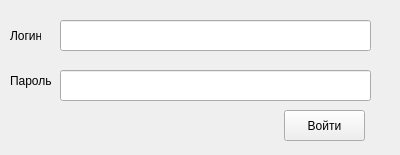
<?xml version="1.0" encoding="UTF-8"?>
<ui version="4.0">
 <class>Form</class>
 <widget class="QWidget" name="Form">
  <property name="geometry">
   <rect>
    <x>0</x>
    <y>0</y>
    <width>400</width>
    <height>155</height>
   </rect>
  </property>
  <property name="windowTitle">
   <string>Form</string>
  </property>
  <widget class="QLabel" name="label">
   <property name="geometry">
    <rect>
     <x>10</x>
     <y>20</y>
     <width>31</width>
     <height>31</height>
    </rect>
   </property>
   <property name="text">
    <string>Логин</string>
   </property>
  </widget>
  <widget class="QLabel" name="label_2">
   <property name="geometry">
    <rect>
     <x>10</x>
     <y>70</y>
     <width>41</width>
     <height>21</height>
    </rect>
   </property>
   <property name="text">
    <string>Пароль</string>
   </property>
  </widget>
  <widget class="QPushButton" name="auth_btn">
   <property name="geometry">
    <rect>
     <x>284</x>
     <y>110</y>
     <width>81</width>
     <height>31</height>
    </rect>
   </property>
   <property name="text">
    <string>Войти</string>
   </property>
  </widget>
  <widget class="QLineEdit" name="login">
   <property name="geometry">
    <rect>
     <x>60</x>
     <y>20</y>
     <width>311</width>
     <height>31</height>
    </rect>
   </property>
  </widget>
  <widget class="QLineEdit" name="password">
   <property name="geometry">
    <rect>
     <x>60</x>
     <y>70</y>
     <width>311</width>
     <height>31</height>
    </rect>
   </property>
  </widget>
 </widget>
 <resources/>
 <connections/>
</ui>
